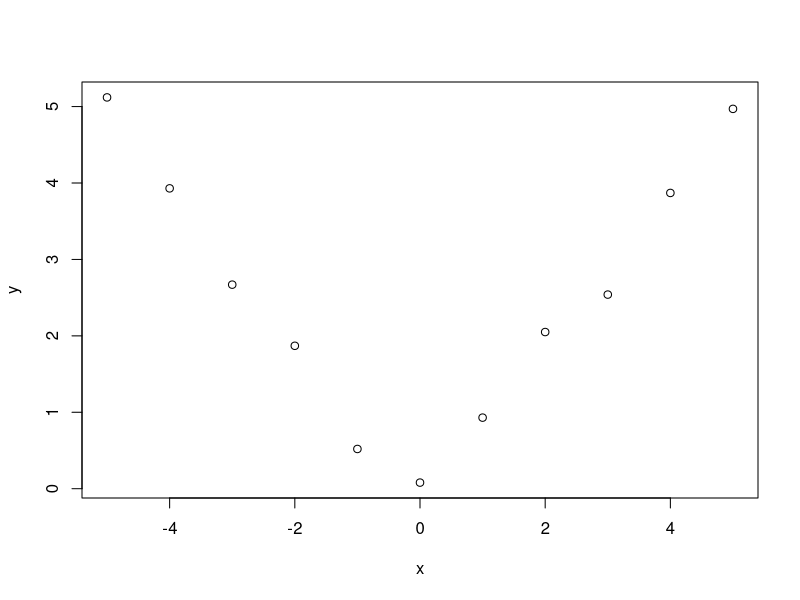
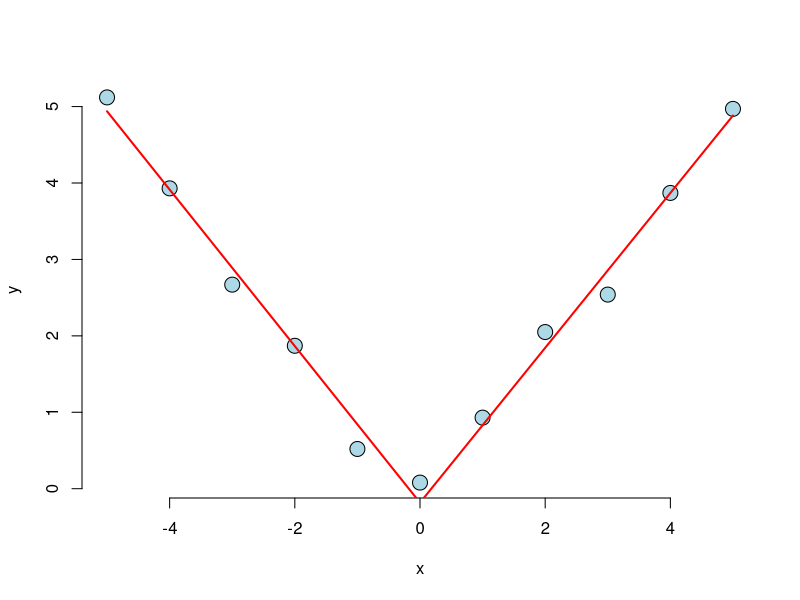

Here is the R script that generated these plots, in order:
library(MASS)
data(shuttle)
fit <- glm(I(use == "auto") ~ I(wind == 'head'), data=shuttle, family="binomial")
summary(fit)
exp(summary(fit)$coeff[2,1])


fit <- glm(I(use == "auto") ~ I(wind == 'head') + magn, data=shuttle, family="binomial")
summary(fit)
exp(summary(fit)$coeff[2,1])

fit <- glm(I(1 - (use == "auto")) ~ I(wind == 'head'), data=shuttle, family="binomial")
summary(fit)

data(InsectSprays)
fit <- glm(count ~ spray, data=InsectSprays,family="poisson")
1/exp(summary(fit)$coef[2,1])


fit <- glm(count ~ spray, data=InsectSprays,family="poisson")
summary(fit)

fit1 <- glm(count ~ spray, offset=log(rep(10, nrow(InsectSprays))), data=InsectSprays,family="poisson")
summary(fit1)

x <- -5:5
y <- c(5.12, 3.93, 2.67, 1.87, 0.52, 0.08, 0.93, 2.05, 2.54, 3.87, 4.97)
plot(x, y)
knots = c(0)
splineTerms <- sapply(knots, function(knot) (x > knot) * (x - knot))
xMat <- cbind(1, x, splineTerms)
yhat <- predict(lm(y ~ xMat - 1))
plot(x, y, frame = FALSE, pch = 21, bg = "lightblue", cex = 2)
lines(x, yhat, col = "red", lwd = 2)
summary(lm(y ~ xMat - 1))
sum(summary(lm(y ~ xMat - 1))$coeff[2:3,1])

